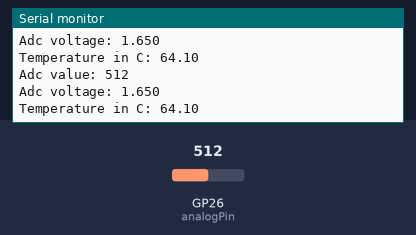
A program run on a simulated Raspberry Pi Pico. On the bench: the last lines printed to the serial monitor. Inputs (shaded band) come from the test bench; at power-on: GP26 (analogPin) = 512.

Above: at 6.2 s.
6.3 s: GP26 (analogPin) set to 716
At 7.6 s:
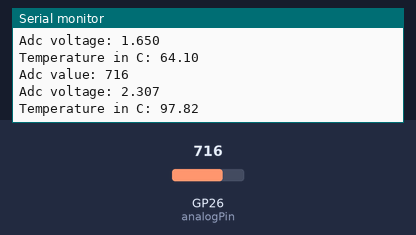
7.8 s: GP26 (analogPin) set to 900
At 8.8 s:
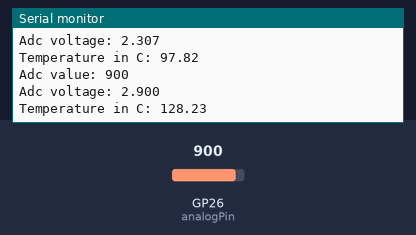
Timing chart, 0 to 10.8 s (numbered marks = the images above; inputs shaded):
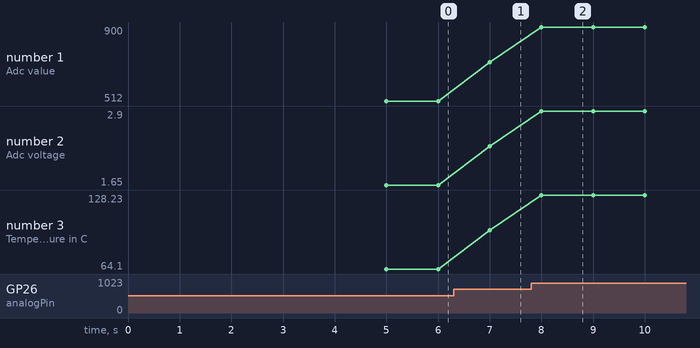

The program:

main.cpp
```cpp
/***Program to display temperature from analog sensor***/

#include <Arduino.h>

int analogPin = 26; // potentiometer wiper (middle terminal) connected to analog pin 3
                    // outside leads to ground and +5V
int val = 0;        // variable to store the value read

float voltage = 0;  // variable to store the ADC's output calculated in Volts
float temp = 0;     // variable to store the calculated temperature

void setup() {
 Serial.begin(9600);                  // Setting baud rate
 delay(5000);
 Serial.println("SYS START");
}

void loop() {
  val = analogRead(analogPin);        // Reaing the ADC's output
  Serial.print("Adc value: ");        // Printing the ADC's output
  Serial.println(val);

  voltage = val * 3.3 / 1024;         // Value in the ADC's output in Volts
  Serial.print("Adc voltage: ");      // Printing the ADC's output in Volts with 3 digits after the decimal
  Serial.println(voltage, 3);

  temp =  (voltage - 0.4)/0.0195;     // Calculating the temperature
  Serial.print("Temperature in C: "); // Printing the temperature
  Serial.println(temp);
  delay(1000);
}
```

Measured:
- after the input at 6.3 s, the serial monitor: prints a new line after 0.70 s (image 1)
- after the input at 7.8 s, the serial monitor: prints a new line after 0.20 s (image 2)
- plotted number 1: 512 → 716 after the input at 6.3 s, 716 → 900 after the input at 7.8 s
- plotted number 2: 1.65 → 2.31 after the input at 6.3 s, 2.31 → 2.9 after the input at 7.8 s
- plotted number 3: 64.1 → 97.82 after the input at 6.3 s, 97.82 → 128.23 after the input at 7.8 s
